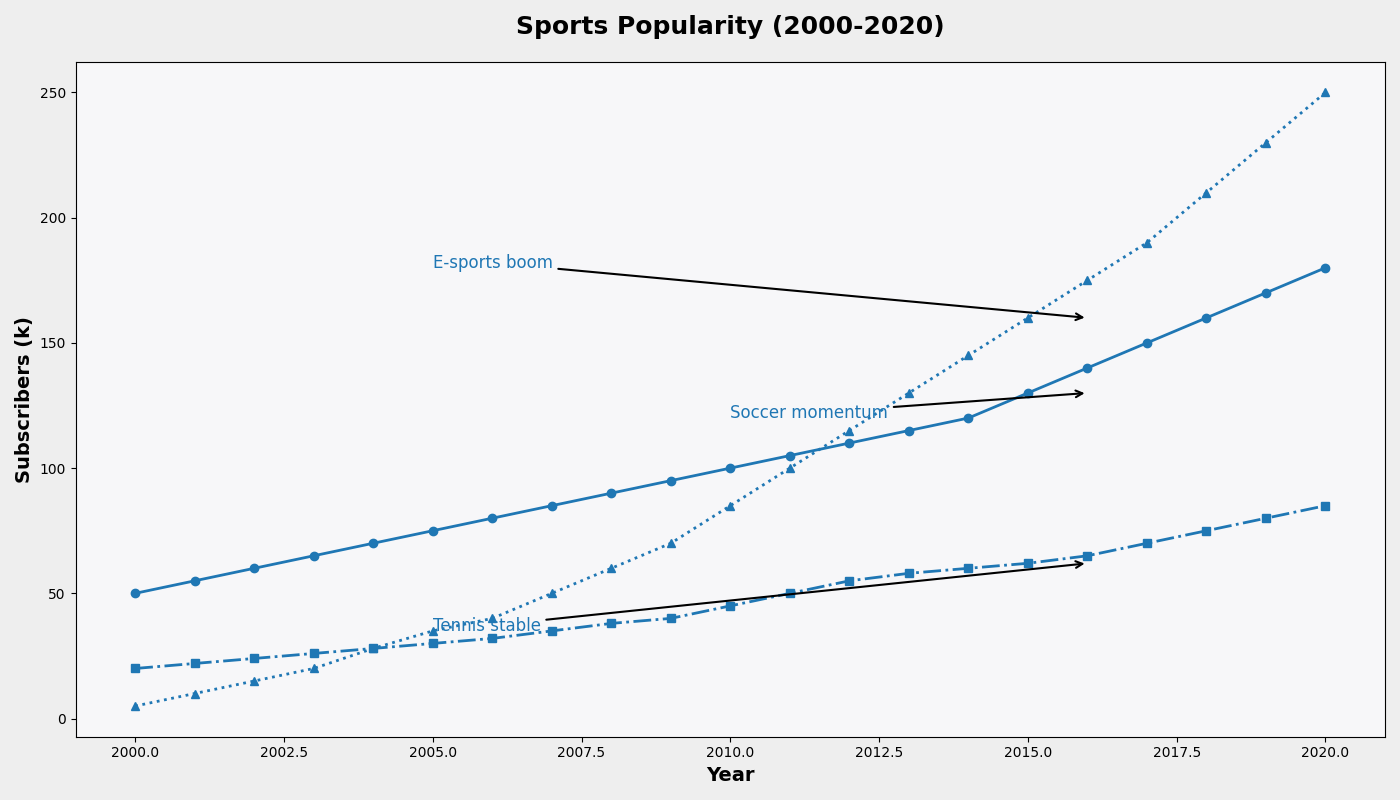

Python code for this plot:
import matplotlib.pyplot as plt
import numpy as np

years = np.arange(2000, 2021)
soccer_subs = [50, 55, 60, 65, 70, 75, 80, 85, 90, 95, 100, 105, 110, 115, 120, 130, 140, 150, 160, 170, 180]
tennis_subs = [20, 22, 24, 26, 28, 30, 32, 35, 38, 40, 45, 50, 55, 58, 60, 62, 65, 70, 75, 80, 85]
esports_subs = [5, 10, 15, 20, 28, 35, 40, 50, 60, 70, 85, 100, 115, 130, 145, 160, 175, 190, 210, 230, 250]

fig, ax = plt.subplots(figsize=(14, 8))

consistent_color = '#1f77b4'

ax.plot(years, soccer_subs, marker='o', linestyle='-', linewidth=2, color=consistent_color)
ax.plot(years, tennis_subs, marker='s', linestyle='-.', linewidth=2, color=consistent_color)
ax.plot(years, esports_subs, marker='^', linestyle=':', linewidth=2, color=consistent_color)

ax.set_title('Sports Popularity (2000-2020)', fontsize=18, fontweight='bold', pad=20)
ax.set_xlabel('Year', fontsize=14, fontweight='semibold')
ax.set_ylabel('Subscribers (k)', fontsize=14, fontweight='semibold')

ax.annotate('Soccer momentum', xy=(2016, 130), xytext=(2010, 120),
            arrowprops=dict(facecolor='black', arrowstyle='->', lw=1.5),
            fontsize=12, color=consistent_color)

ax.annotate('E-sports boom', xy=(2016, 160), xytext=(2005, 180),
            arrowprops=dict(facecolor='black', arrowstyle='->', lw=1.5),
            fontsize=12, color=consistent_color)

ax.annotate('Tennis stable', xy=(2016, 62), xytext=(2005, 35),
            arrowprops=dict(facecolor='black', arrowstyle='->', lw=1.5),
            fontsize=12, color=consistent_color)

ax.set_facecolor('#f7f7f9')
fig.patch.set_facecolor('#eeeeee')

plt.tight_layout()

plt.show()
